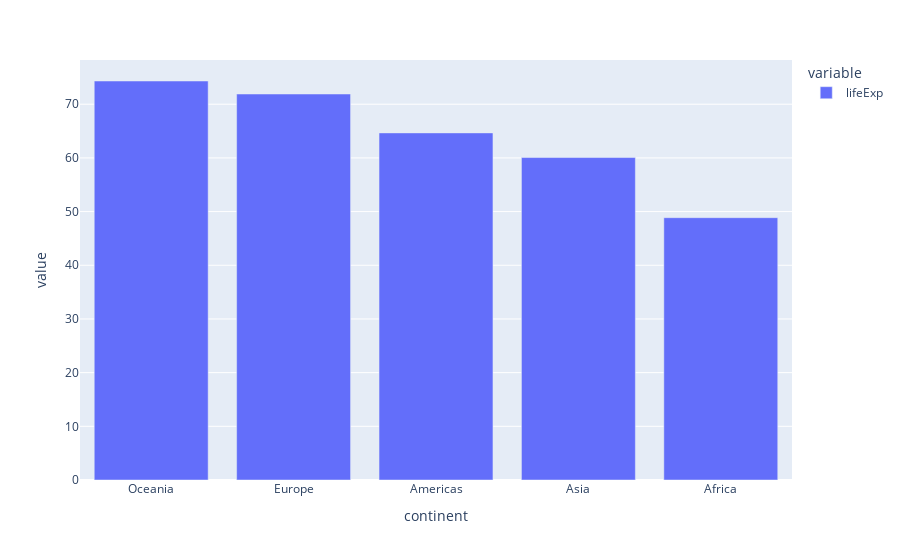

The notebook cell this image was saved under:
### Code cell
# Which countries have the highest life expectancy?
mean_life_expectency_by_continent = gapminder.groupby('continent')[['lifeExp']].agg('mean')
mean_life_expectency_by_continent_sorted = mean_life_expectency_by_continent.sort_values(by='lifeExp',ascending=False)
px.bar(mean_life_expectency_by_continent_sorted)

### Figure 1 — Plotly figure (JSON) as saved in the notebook; plotly's stock layout.template omitted (floating-point values rounded to 4 significant figures)
{"data": [{"alignmentgroup": "True", "hovertemplate": "variable=lifeExp<br>continent=%{x}<br>value=%{y}<extra></extra>", "legendgroup": "lifeExp", "marker": {"color": "#636efa", "pattern": {"shape": ""}}, "name": "lifeExp", "offsetgroup": "lifeExp", "orientation": "v", "showlegend": true, "textposition": "auto", "type": "bar", "x": ["Oceania", "Europe", "Americas", "Asia", "Africa"], "xaxis": "x", "y": [74.33, 71.9, 64.66, 60.06, 48.87], "yaxis": "y"}], "layout": {"autosize": true, "barmode": "relative", "legend": {"title": {"text": "variable"}, "tracegroupgap": 0}, "margin": {"t": 60}, "xaxis": {"anchor": "y", "autorange": true, "domain": [0, 1], "range": [-0.5, 4.5], "title": {"text": "continent"}, "type": "category"}, "yaxis": {"anchor": "x", "autorange": true, "domain": [0, 1], "range": [0, 78.24], "title": {"text": "value"}, "type": "linear"}}}
